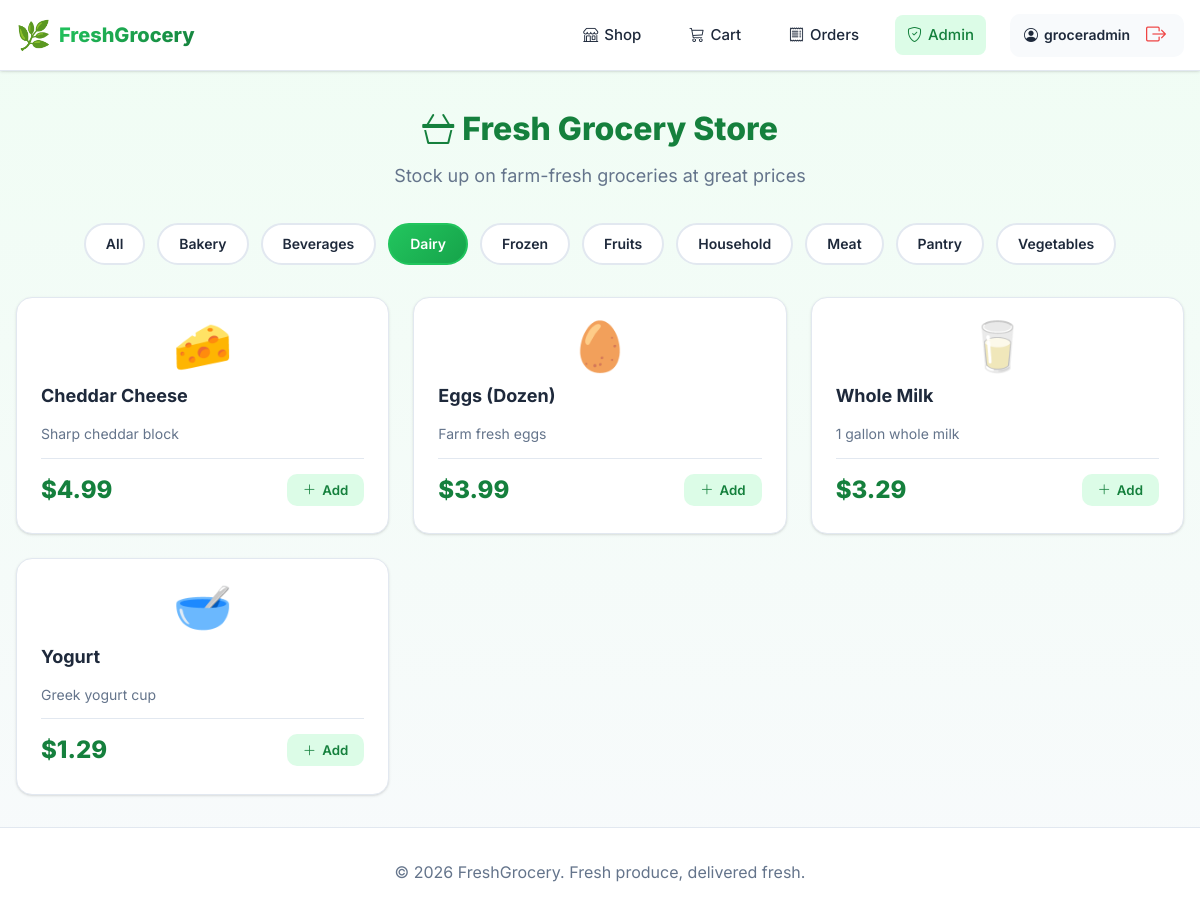
Page /shop?category=Dairy (signed in) on the committed database.
### tables this page shows
CREATE TABLE users (
                id INTEGER PRIMARY KEY AUTOINCREMENT,
                username TEXT UNIQUE NOT NULL,
                email TEXT UNIQUE NOT NULL,
                password_hash TEXT NOT NULL,
                is_admin INTEGER NOT NULL DEFAULT 0,
                created_at TEXT NOT NULL
            );

CREATE TABLE products (
                id INTEGER PRIMARY KEY AUTOINCREMENT,
                name TEXT NOT NULL,
                emoji TEXT NOT NULL,
                category TEXT NOT NULL,
                price REAL NOT NULL,
                description TEXT
            );

### app.py (the view)
@app.route('/shop')
@login_required
def shop():
    db = get_db()
    cat = request.args.get('category', 'All')
    cats = ['All'] + [r['category'] for r in db.execute("SELECT DISTINCT category FROM products ORDER BY category").fetchall()]
    if cat == 'All':
        products = db.execute("SELECT * FROM products ORDER BY category, name").fetchall()
    else:
        products = db.execute("SELECT * FROM products WHERE category=? ORDER BY name", (cat,)).fetchall()
    return render_template('shop.html', products=products, categories=cats, active=cat)

### app.py (called while the page is built)
def get_db():
    db = getattr(g, '_database', None)
    if db is None:
        db = g._database = sqlite3.connect(DATABASE)
        db.row_factory = sqlite3.Row
        db.execute("PRAGMA foreign_keys = ON")
        db.execute("PRAGMA journal_mode = WAL")
    return db

def current_user():
    uid = session.get('user_id')
    if not uid:
        return None
    return get_db().execute("SELECT * FROM users WHERE id = ?", (uid,)).fetchone()

def login_required(f):
    @wraps(f)
    def decorated(*args, **kwargs):
        if not current_user():
            flash("Please log in to continue", "warning")
            return redirect(url_for('login', next=request.path))
        return f(*args, **kwargs)
    return decorated

def csrf_token():
    token = session.get('_csrf')
    if not token:
        token = secrets.token_urlsafe(32)
        session['_csrf'] = token
    return token

def get_cart():
    return session.get('cart', {})

def cart_count():
    cart = get_cart()
    return sum(cart.values())

@app.context_processor
def inject():
    return {'current_user': current_user(), 'csrf_token': csrf_token, 'cart_count': cart_count()}

### templates/shop.html (shortened to what this page needs)
{% extends "base.html" %}
{% block content %}
<div class="container">
    <div class="shop-header">
        <h1><i class="bi bi-basket3"></i> Fresh Grocery Store</h1>
        <p>Stock up on farm-fresh groceries at great prices</p>
    </div>
    <div class="category-filter">
        {% for c in categories %}
            <a href="{{ url_for('shop', category=c) }}" class="cat-btn {% if c == active %}active{% endif %}">{{ c }}</a>
        {% endfor %}
    </div>
    <div class="products-grid">
        {% for p in products %}
        <div class="product-card">
            <div class="product-emoji">{{ p.emoji }}</div>
            <h3 class="product-name">{{ p.name }}</h3>
            <p class="product-desc">{{ p.description }}</p>
            <div class="product-footer">
                <span class="product-price">${{ "%.2f"|format(p.price) }}</span>
                <form action="{{ url_for('add_to_cart', pid=p.id) }}" method="post">
                    <button type="submit" class="btn-add">
                        <i class="bi bi-plus-lg"></i> Add
                    </button>
                </form>
            </div>
        </div>
        {% endfor %}
    </div>
</div>
{% endblock %}

### templates/base.html (shortened to what this page needs)
<!DOCTYPE html>
<html lang="en">
<head>
    <link rel="stylesheet" href="https://cdn.jsdelivr.net/npm/bootstrap-icons@1.11.3/font/bootstrap-icons.min.css">
    <link rel="stylesheet" href="{{ url_for('static', filename='style.css') }}">
</head>
<body>
    <nav class="navbar">
        <div class="nav-container">
            <a class="nav-brand" href="{{ url_for('index') }}">
                <span class="brand-icon">🌿</span>
                <span class="brand-text">FreshGrocery</span>
            </a>
            <div class="nav-menu" id="navMenu">
                {% if current_user %}
                    <a href="{{ url_for('shop') }}" class="nav-link"><i class="bi bi-shop"></i> Shop</a>
                    <a href="{{ url_for('cart') }}" class="nav-link nav-cart">
                        <i class="bi bi-cart3"></i> Cart
                    </a>
                    <a href="{{ url_for('history') }}" class="nav-link"><i class="bi bi-receipt"></i> Orders</a>
                    {% if current_user.is_admin %}
                        <a href="{{ url_for('admin') }}" class="nav-link nav-admin"><i class="bi bi-shield-check"></i> Admin</a>
                    {% endif %}
                    <div class="nav-user">
                        <span class="user-name"><i class="bi bi-person-circle"></i> {{ current_user.username }}</span>
                        <form action="{{ url_for('logout') }}" method="post" style="display:inline">
                            <button class="btn-logout" type="submit"><i class="bi bi-box-arrow-right"></i></button>
                        </form>
                    </div>
                {% else %}
                    <a href="{{ url_for('login') }}" class="nav-link">Login</a>
                    <a href="{{ url_for('register') }}" class="nav-btn">Sign Up</a>
                {% endif %}
            </div>
        </div>
    </nav>
    <main class="main-content">
        {% block content %}{% endblock %}
    </main>
    <footer class="footer">
        <div class="container">
            <p>&copy; 2026 FreshGrocery. Fresh produce, delivered fresh.</p>
        </div>
    </footer>
</body>
</html>

### rows in the picture
users: username "groceradmin"
products: emoji "🧀", name "Cheddar Cheese", description "Sharp cheddar block", price "4.99"
products: emoji "🥚", name "Eggs (Dozen)", description "Farm fresh eggs", price "3.99"
products: emoji "🥛", name "Whole Milk", description "1 gallon whole milk", price "3.29"
products: emoji "🥣", name "Yogurt", description "Greek yogurt cup", price "1.29"

### other values in the picture
{{ c }} "All" "Bakery" "Beverages" "Dairy" "Frozen" "Fruits" "Household" "Meat" "Pantry" "Vegetables"
